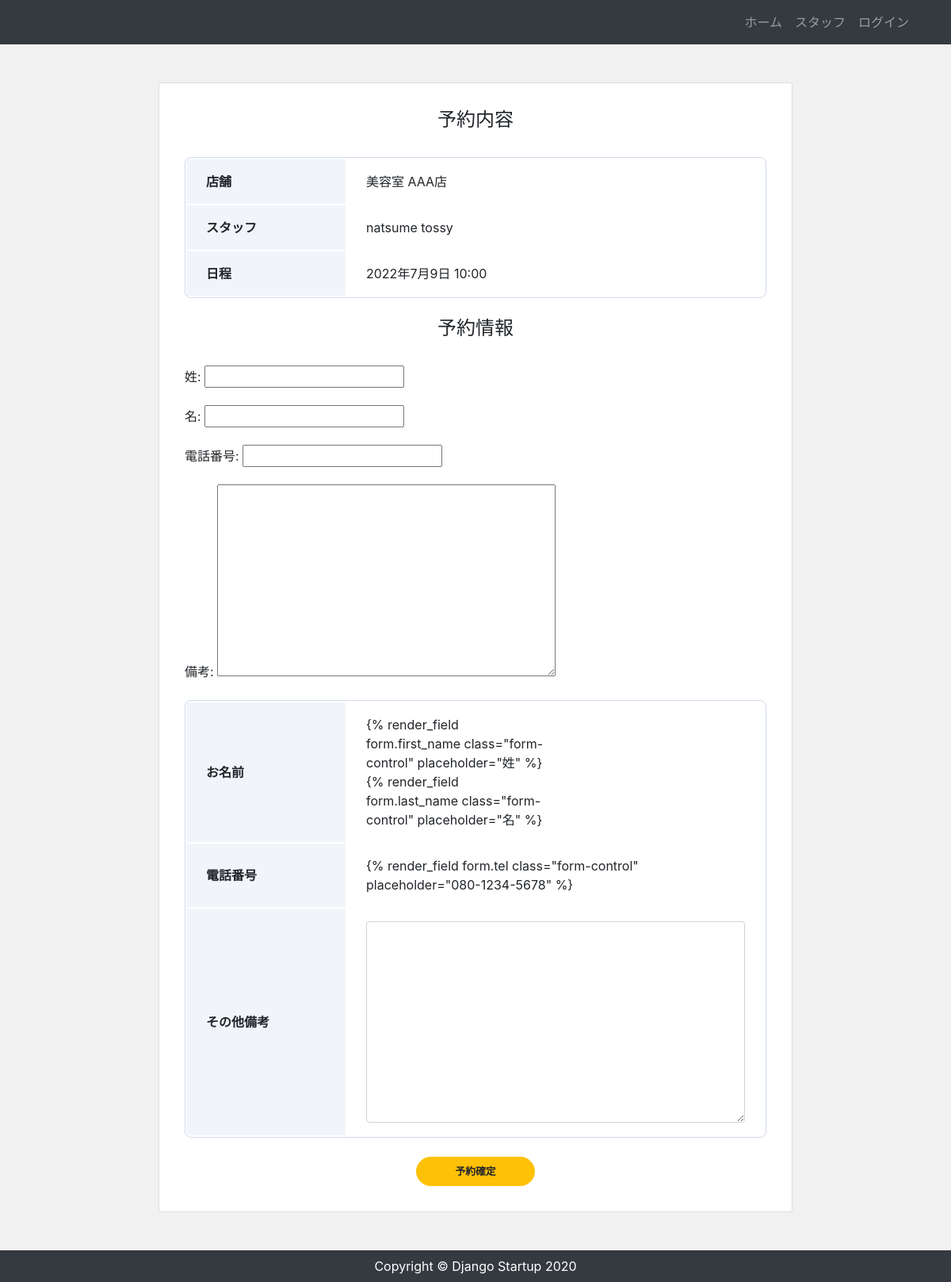
Screenshot of /booking/1/2022/7/9/10 with the database file from the repository.
### app/models.py (models this page shows, shortened)
class Staff(models.Model):
    user = models.OneToOneField(
        CustomUser, verbose_name='スタッフ', on_delete=models.CASCADE)
    store = models.ForeignKey(Store, verbose_name='店舗',
                              on_delete=models.CASCADE)

class Store(models.Model):
    name = models.CharField('店舗', max_length=100)
    address = models.CharField('住所', max_length=100, null=True, blank=True)
    tel = models.CharField('電話番号', max_length=100, null=True, blank=True)
    description = models.TextField('説明', default="", blank=True)
    image = models.ImageField(
        upload_to='images', verbose_name='イメージ画像', null=True, blank=True)

### accounts/models.py (models this page shows, shortened)
class CustomUser(AbstractBaseUser, PermissionsMixin):
    email = models.EmailField('メールアドレス', unique=True)
    first_name = models.CharField(('姓'), max_length=30)
    last_name = models.CharField(('名'), max_length=30)
    description = models.CharField(('自己紹介'), max_length=30, blank=True)
    image = models.ImageField(upload_to='images', verbose_name='プロフィール画像', null=True, blank=True)
    is_staff = models.BooleanField(
        ('staff status'),
        default=False,
        help_text=('Designates whether the user can log into this admin site.'),
    )
    is_active = models.BooleanField(
        ('active'),
        default=True,
        help_text=(
            'Designates whether this user should be treated as active. '
            'Unselect this instead of deleting accounts.'
        ),
    )
    objects = UserManager()
    USERNAME_FIELD = 'email'
    EMAIL_FIELD = 'email'
    REQUIRED_FIELDS = []
    class Meta:
        verbose_name = ('user')
        verbose_name_plural = ('users')

### app/views.py (the view, shortened to what this page needs)
class BookingView(View):
    def get(self, request, *args, **kwargs):
        staff_data = Staff.objects.filter(
            id=self.kwargs['pk']).select_related('user').select_related('store')[0]
        year = self.kwargs.get('year')
        month = self.kwargs.get('month')
        day = self.kwargs.get('day')
        hour = self.kwargs.get('hour')
        form = BookingForm(request.POST or None)
        return render(request, 'app/booking.html', {
            'staff_data': staff_data,
            'year': year,
            'month': month,
            'day': day,
            'hour': hour,
            'form': form,
        })

### app/forms.py
class BookingForm(forms.Form):
    first_name = forms.CharField(max_length=30, label='姓')
    last_name = forms.CharField(max_length=30, label='名')
    tel = forms.CharField(max_length=30, label='電話番号')
    remarks = forms.CharField(label='備考', widget=forms.Textarea())

### app/templates/app/booking.html (shortened to what this page needs)
{% extends "app/base.html" %} {% load widget_tweaks %} {% block content %}
<div class="card card-booking my-5 mx-auto">
  <div class="card-body">
    <h5 class="card-title text-center">予約内容</h5>
    <table class="booking_table mb-4">
      <tbody>
        <tr>
          <th class="header">店舗</th>
          <td class="data">{{ staff_data.store.name }}店</td>
        </tr>
        <tr>
          <th class="header">スタッフ</th>
          <td class="data">
            {{ staff_data.user.first_name }} {{ staff_data.user.last_name }}
          </td>
        </tr>
        <tr>
          <th class="header">日程</th>
          <td class="data">
             {{ year }}年{{ month }}月{{ day }}日 {{ hour }}:00
          </td>
        </tr>
      </tbody>
    </table>
    <h5 class="card-title text-center">予約情報</h5>
    <form method="post">
      {{ form.as_p}} {% csrf_token %}
      <table class="booking_table mb-4">
        <tbody>
          <tr>
            <th class="header">お名前</th>
            <td class="data form_wrap form_wrap__2col">
              {% render_field form.first_name class="form-control"
              placeholder="姓" %} {% render_field form.last_name
              class="form-control" placeholder="名" %}
            </td>
          </tr>
          <tr>
            <th class="header">電話番号</th>
            <td class="data">
              {% render_field form.tel class="form-control"
              placeholder="080-1234-5678" %}
            </td>
          </tr>
          <tr>
            <th class="header">その他備考</th>
            <td class="data">
              {% render_field form.remarks class="form-control" %}
            </td>
          </tr>
        </tbody>
      </table>
      <div class="button mx-auto">
        <button class="btn btn-lg btn-warning btn-block" type="submit">
          予約確定
        </button>
      </div>
    </form>
  </div>
</div>
{% endblock %}

### app/static/css/style.css (style rules this page uses)
* { margin: 0; padding: 0; box-sizing: border-box; }
body { background: #f1f1f1; display: flex; flex-flow: column; min-height: 100vh; }
.button { width: 150px; }
.btn { font-size: 80%; border-radius: 5rem; font-weight: bold; }
.form_wrap { display: grid; gap: 16px; }
.card-title { margin-bottom: 2rem; font-size: 1.5rem; }
.card-body { padding: 2rem; }
.card-booking { max-width: 800px; }
.booking_table { width: 100%; border: 1px solid #d1dbeb; border-radius: 8px; border-collapse: separate; overflow: hidden; }
.booking_table .header { width: 200px; padding: 16px 24px; text-align: left; background: #f1f5fa; }
.booking_table .data { padding: 16px 24px; }
.form_wrap__2col { grid-template-columns: repeat(2, 1fr); }

### rows the page displays
Staff: store.name "美容室 AAA", user.first_name "natsume", user.last_name "tossy"

### other values shown
{{ year }} "2022"
{{ month }} "7"
{{ day }} "9"
{{ hour }} "10"
